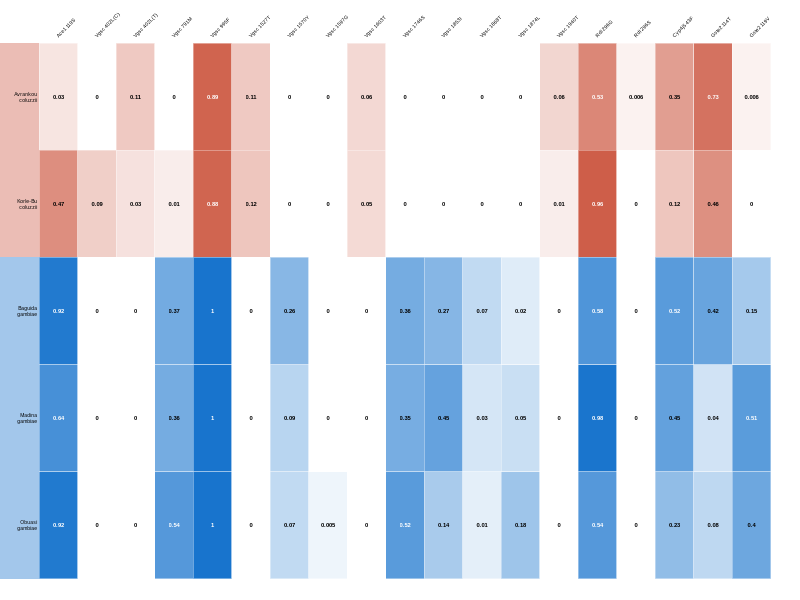

The R source for this figure:
library(data.table)

snp.frequencies <- fread('target_site_genotype_frequencies.csv', key = 'Locus')
# Sort the SNP names into a nicer order
table.order <- c('Ace1.119S_A', 
                 'Vgsc.402L_C', 
                 'Vgsc.402L_T', 
                 'Vgsc.791M_T', 
                 'Vgsc.995F_T', 
                 'Vgsc.1527T_C', 
                 'Vgsc.1570Y_T', 
                 'Vgsc.1597G_G', 
                 'Vgsc.1603T_C', 
                 'Vgsc.1746S_T', 
                 'Vgsc.1853I_A', 
                 'Vgsc.1868T_C', 
                 'Vgsc.1874L_T', 
                 'Vgsc.1940T_C', 
                 'Rdl.296G_G', 
                 'Rdl.296S_T', 
                 'Cyp4j5.43F_A', 
                 'Gste2.114T_G', 
                 'Gste2.119V_C')
snp.frequencies <- snp.frequencies[table.order, ]

snp.freq.flipped <- t(snp.frequencies[, -1])
snp.names <- snp.frequencies[[1]]

# All SNPs except 402L can have the mutant nucleotide part of the name removed
snp.names[!grepl('402L', snp.names)] <- sub('_.*', '', snp.names[!grepl('402L', snp.names)])
# For the 402L snp, we format the name more nicely
snp.names[grepl('402L', snp.names)] <- sub('$', ')', sub('_', '(', snp.names[grepl('402L', snp.names)]))
colnames(snp.freq.flipped) <- snp.names

# Sort the rows how we will want them in the output
pop.order <- c('Avrankou.coluzzii',
               'Korle-Bu.coluzzii', 
               'Baguida.gambiae', 
               'Madina.gambiae', 
               'Obuasi.gambiae')
snp.freq.flipped <- snp.freq.flipped[pop.order, ]



# A function that will lighten the colour by a given proportion
lighten.col <- function(color, lightness){
	col.rgb <- col2rgb(color)/255
	red <- 1-(1-col.rgb[1])*lightness
	blue <- 1-(1-col.rgb[2])*lightness
	green <- 1-(1-col.rgb[3])*lightness
	rgb(cbind(red, blue, green))
}

# A function that will round to x significant digits, unless the number is small, then just take
# one
signif2 <- function(x, digits, threshold = 0.1){
	small.x <- x < threshold 
	x[small.x] <- signif(x[small.x], 1)
	x[!small.x] <- signif(x[!small.x], digits)
	x
}


plot.table <- function(freq.table, species.colours = c(coluzzii = 'coral3', gambiae = 'dodgerblue3'), 
                       text.cell.cex = 0.65, pop.cex = 0.5, snp.cex = 0.5, ...){
	if ((length(names(species.colours)) == 0) | !any(names(species.colours) %in% c('arabiensis', 'gambiae', 'coluzzii', 'intermediate')))
		names(species.colours) <- c('arabiensis', 'gambiae', 'coluzzii', 'intermediate')
	par(mar = c(0,3,3,0), ...)
	plot(c(0,ncol(freq.table)), -c(0,nrow(freq.table)), type = 'n', bty = 'n', xaxt = 'n', yaxt = 'n', xlab = '', ylab = '')
	x.matrix <- matrix(1:ncol(freq.table), nrow(freq.table), ncol(freq.table), byrow = T)
	y.matrix <- matrix(1:nrow(freq.table), nrow(freq.table), ncol(freq.table))
	text.col.matrix <- c('black', 'white')[(freq.table > 0.5) + 1]
	text.cell.matrix <- signif2(freq.table, 2)
	col.matrix <- matrix(rgb(0.8, 0.8, 0.8), nrow(freq.table), ncol(freq.table))
	for (i in 1:nrow(freq.table)){
		this.row <- freq.table[i, ]
		if (any(!is.na(this.row))){
			this.species <- sub('^.*\\.', '', rownames(freq.table)[i])
			col.matrix[i, !is.na(this.row)] <- lighten.col(species.colours[this.species], sqrt(this.row[!is.na(this.row)]))
		}
	}
	rect(x.matrix - 1, 1 - y.matrix, x.matrix, - y.matrix, col = col.matrix, border = 'white', lwd = text.cell.cex)
	text(x.matrix - 0.5, 0.5 - y.matrix, text.cell.matrix, cex = text.cell.cex, col = text.col.matrix, font = 2)
	text(x.matrix[1,] - 0.5, (par('usr')[4] - par('usr')[3])/100, srt = 45, adj = c(0,0), sub('\\.', ' ', colnames(freq.table)), xpd = NA, cex = snp.cex)
	country.names <- sub('\\.[^.]*$', '', rownames(freq.table))
	species <- sub('.*\\.', '', rownames(freq.table))
	rect(x.matrix[1,1]-1, 1 - y.matrix, par('usr')[1] - (par('usr')[2] - par('usr')[1])/5, -y.matrix, col = sapply(species.colours[species], lighten.col, 0.4), border = NA, xpd = NA)
	text(x.matrix[1,1]-1, 0.5 - y.matrix[,1], paste(country.names, '  \n', species, '  ', sep = ''), adj = 1, cex = pop.cex, xpd = NA)
}


png('target_snp_frequencies.png', width = 4, height = 1, units = 'in', res = 300)
par(family = 'Arial')
plot.table(snp.freq.flipped, 
         text.cell.cex = 0.35,
         pop.cex = 0.3,
         snp.cex = 0.3,
         mai = c(0,0.1,0.22,0)
)
dev.off()

